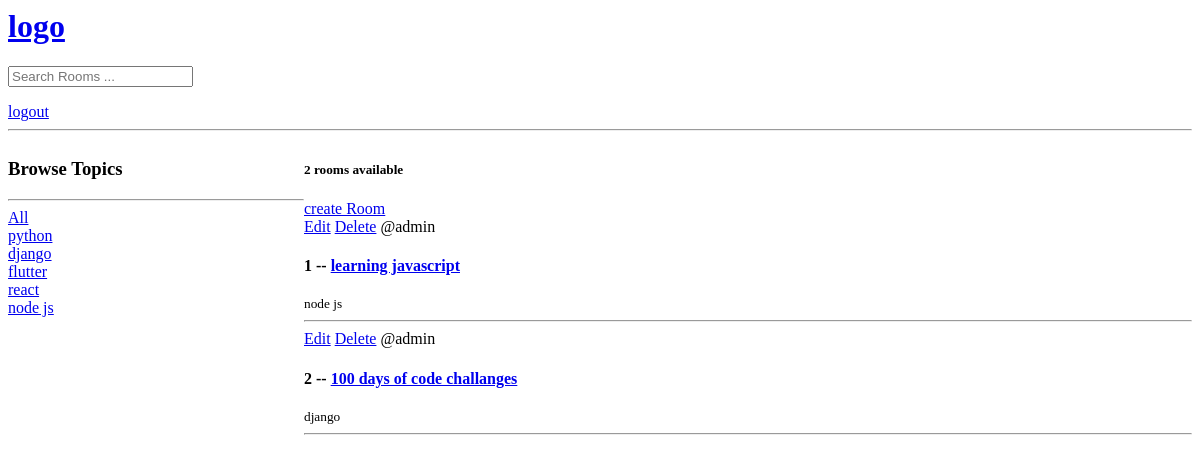
Page / (signed in) on the earlier database version.
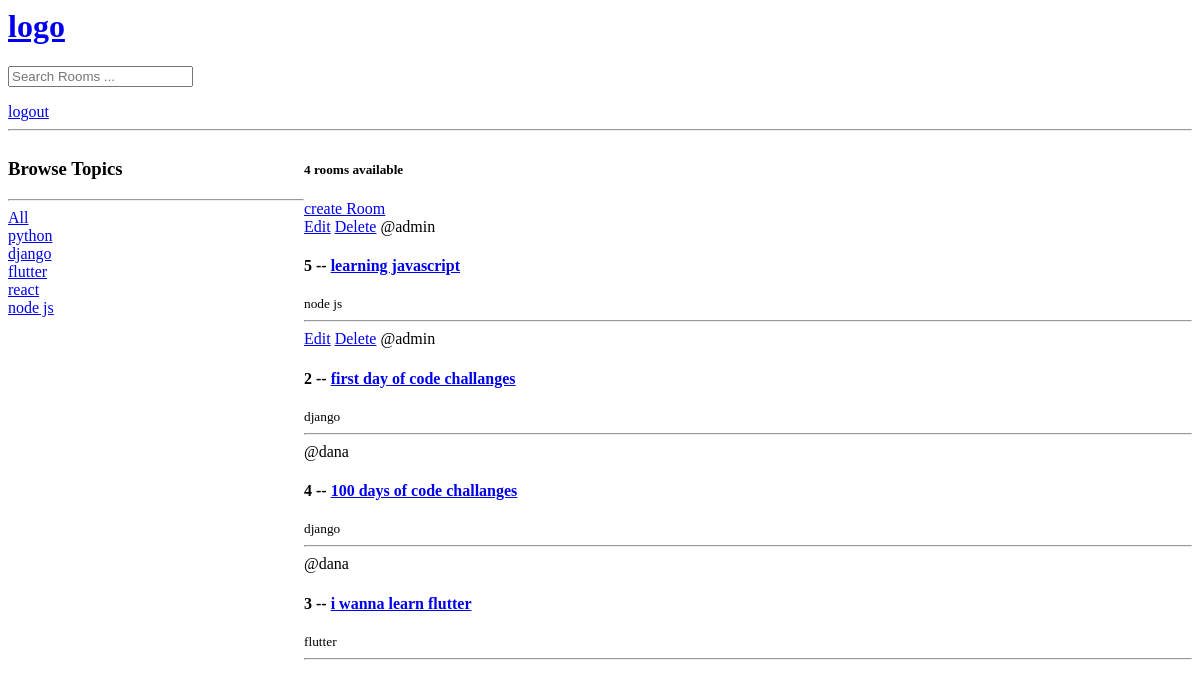
Same page on the later database version.
### base/models.py (models this page shows, shortened)
class Topic(models.Model):
    name = models.CharField(max_length=200)

class Room(models.Model):
    host= models.ForeignKey(User, on_delete=models.SET_NULL , null=True)
    topic= models.ForeignKey(Topic, on_delete=models.SET_NULL , null=True)
    name = models.CharField(max_length=200)
    description = models.TextField(blank=True,null=True)
    updated = models.DateTimeField(auto_now=True)
    created = models.DateTimeField(auto_now_add=True)
    class Meta:
        ordering = ['-updated' , '-created']

### base/views.py (the view)
# urls.py: path('' , views.homePage , name='home'),
def homePage(request):
    q = request.GET.get('q') if request.GET.get('q') != None else ''
    rooms = Room.objects.filter(
        Q(topic__name__icontains=q) |
        Q(name__icontains=q ) |
        Q(description__icontains=q )
        )
    topics = Topic.objects.all()
    room_count = rooms.count()
    context ={'rooms':rooms , 'topics':topics , 'room_count':room_count}
    return render(request, 'base/home.html',context)

### base/templates/base/home.html (shortened to what this page needs)
{% extends 'main.html' %} {% block content %}
<div class="home-container">
    <div>
        <h3>Browse Topics </h3>
        <hr>
            <div>
                <a href="{% url 'home' %}"> All</a>
            </div>
        {% for topic in topics %}
            <div>
                <a href="{% url 'home' %}?q={{topic.name}}"> {{topic.name}}</a>
            </div>
        {%endfor %}
    </div>
    <div>
    <h5>{{room_count}} rooms available </h5>
        <a href="{% url 'create-room' %}"> create Room </a>
            <div>
                {% for room in rooms %}
                <div>
                {% if request.user == room.host %}
                    <a href="{% url 'update-room' room.id %}">Edit</a>
                    <a href="{% url 'delete-room' room.id %}">Delete</a>
                {% endif %}
                    <span>@{{room.host.username}}</span>
                    <h4>{{room.id}} -- <a href="{% url 'room' room.id %}">{{room.name}}</a></h4>
                    <small>{{room.topic.name}}</small>
                    <hr>
                </div>
            {% endfor %}
        </div>
</div>
{% endblock %}

Differences in the rows shown:
removed Room: shows "Edit", host.username "admin", id "1", name "learning javascript", topic.name "node js"
added Room: shows "Edit", host.username "admin", id "5", name "learning javascript", topic.name "node js"
changed Room id 2: name "100 days of code challanges" → "first day of code challanges"
added Room: host.username "dana", id "4", name "100 days of code challanges", topic.name "django"
added Room: host.username "dana", id "3", name "i wanna learn flutter", topic.name "flutter"
Other differences:
{{ room_count }}: "2" → "4"
